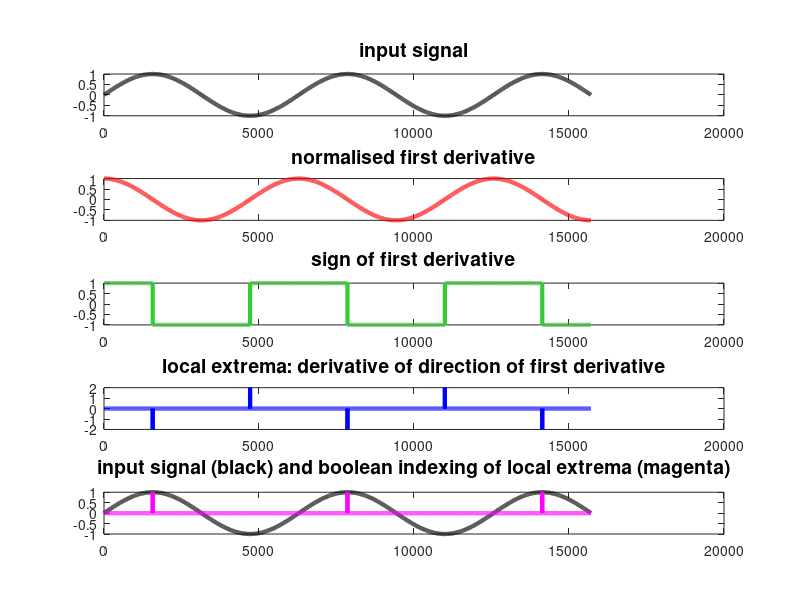

Recreate this plot in MATLAB.
%%%%%%%%%%%%%%%%%%%%%%%%%%%%%%%%%%%%%%%%%%%%%%%%%%%%%%%%%%%%%%%%%%%%%%%%%%%%%%%%
%                                                                              %
%                             FIND PEAKS IN A CURVE                            %
%                                DEMONSTRATION                                 %
%                                                                              %
%                               26 January 2018                                %
%                                                                              %
%                          Juan Ignacio Mendoza Garay                          %
%                               doctoral student                               %
%                 Department of Music, Art and Culture Studies                 %
%                            University of Jyv?skyl?                           %
%                                                                              %
%%%%%%%%%%%%%%%%%%%%%%%%%%%%%%%%%%%%%%%%%%%%%%%%%%%%%%%%%%%%%%%%%%%%%%%%%%%%%%%%

test_input = sin(0:0.001:(pi*5)); % definen the input signal

close all
figure('Position',get( 0, 'Screensize' ))
amt_subplots = 5;

subplot_count = 1;
subplot(amt_subplots,1,subplot_count)
plot(test_input,'k','LineWidth',3)
title('input signal','FontSize',14)
subplot_count = subplot_count + 1;

test_first = (diff(test_input)); % first derivative (differentiation) of the input signal
test_first_norm = test_first / max(test_first); % normalise it, don't criticise it

subplot(amt_subplots,1,subplot_count)
plot(test_first_norm,'r','LineWidth',3)
ylim([min(test_first_norm), max(test_first_norm)])
title('normalised first derivative','FontSize',14)
subplot_count = subplot_count + 1;

test_sign_first = sign(test_first_norm); % find the sign of the first derivative (positive = 1; negative = -1) 
subplot(amt_subplots,1,subplot_count)
plot(test_sign_first,'color',[0.2, 0.8, 0.2],'LineWidth',3)
title('sign of first derivative','FontSize',14)
subplot_count = subplot_count + 1;

test_deriv_sign = diff(test_sign_first); % local extrema: derivative of the sign of the first derivative of the input signal

subplot(amt_subplots,1,subplot_count)
plot(test_deriv_sign,'b','LineWidth',3)
title('local extrema: derivative of direction of first derivative','FontSize',14)
subplot_count = subplot_count + 1;

% The peaks of the input are located where zero-crossings of the first derivative change from positive to negative.

peaks_indexes_bool = test_deriv_sign < 0; % get boolean indexes of negative local extrema

subplot(amt_subplots,1,subplot_count)
plot(test_input,'k','LineWidth',3)
hold on
plot(peaks_indexes_bool,'m','LineWidth',3)
title('input signal (black) and boolean indexing of local extrema (magenta)','FontSize',14)
